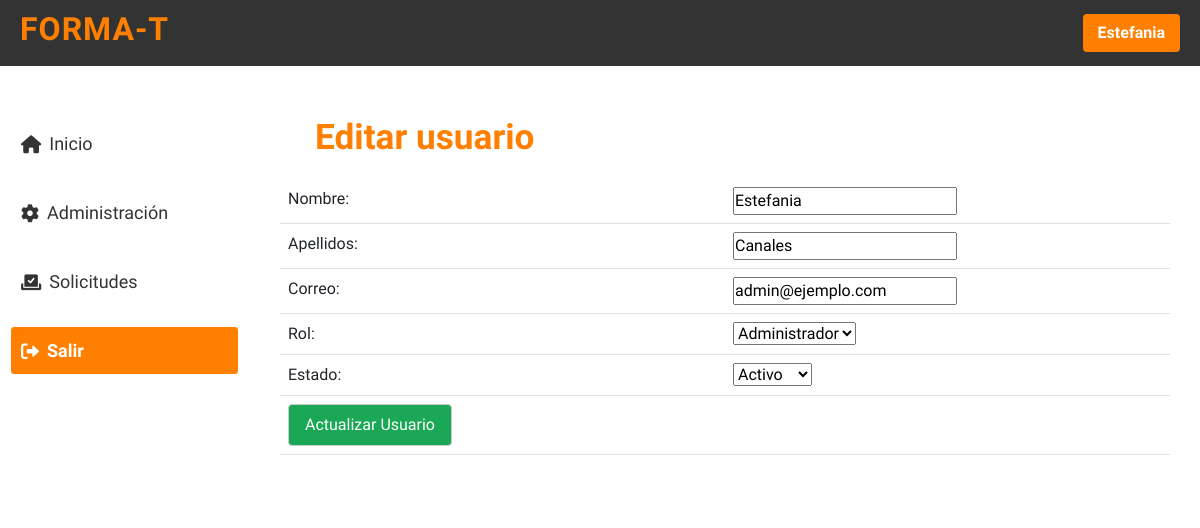
Page /public/pages/edit-user.php?id=1&tab=users (signed in) on the committed database.
### tables this page shows
CREATE TABLE `users` (
  `user_id` INT NOT NULL AUTO_INCREMENT,
  `first_name` VARCHAR(100) NOT NULL,
  `last_name` VARCHAR(100) NOT NULL,
  `email` VARCHAR(100) NOT NULL UNIQUE,
  `password` VARCHAR(255) NOT NULL, 
  `role` ENUM('admin', 'student') NOT NULL,
  `status` TINYINT DEFAULT 1, 
  `phone` VARCHAR(15),
  PRIMARY KEY (`user_id`)
);

### models/Connection.php (called while the page is built, shortened)
<?php
class Connection {
    private function connect() {
        $host = 'localhost';
        $port = 3306;
        $dbname = 'format_db';
        $user = 'root';
        $password = '';
        try {
            $this->conn = new PDO("mysql:host=$host;port=$port;dbname=$dbname;charset=utf8", $user, $password);
        } catch (PDOException $e) {
            die("Error en la conexión: " . $e->getMessage());
        }
    }
}
?>

### models/User.php (called while the page is built, shortened)
<?php
require_once 'Connection.php';
class User extends Connection {
    public function getByUserId ($userId) {
        $sql = "SELECT * FROM users WHERE user_id = :user_id";
        $stmt = $this->conn->prepare($sql);
        $stmt->bindParam(':user_id', $userId);
        $stmt->execute();
        return $stmt->fetch(PDO::FETCH_ASSOC);
    }
}
?>

### public/pages/edit-user.php (the view, shortened to what this page needs)
<?php
require_once '../../models/User.php';
if (isset($_GET['id'])) {
    $userId = $_GET['id'];
    $user = new User();
    $currentUser = $user->getByUserId($userId);
} else {
    $errorMessage = "ID de usuario no proporcionado.";
    exit;
}
?>
<!DOCTYPE html>
<html lang="es">
<head>
    <?php require_once '../includes/styles.php'; ?>
    <link rel="stylesheet" href="../resources/css/menu.css"/>
    <link rel="stylesheet" href="../resources/css/admin.css">
</head>
<body>
    <?php require_once '../includes/header.php'; ?>
    <div class="layout-container">
        <?php require_once '../includes/menu.php'; ?>
        <div class="content">
            <h1>Editar usuario</h1>
            <form action="http://localhost/forma-t/controllers/edit_user_process.php" method="POST">
                <table class="table">
                    <tr>
                        <td><label for="firstName">Nombre:</label></td>
                        <td><input type="text" name="first_name" value="<?php echo htmlspecialchars($currentUser['first_name']); ?>" required></td>
                    </tr>
                    <tr>
                        <td><label for="lastName">Apellidos:</label></td>
                        <td><input type="text" name="last_name" value="<?php echo htmlspecialchars($currentUser['last_name']); ?>" required></td>
                    </tr>
                    <tr>
                        <td><label for="email">Correo:</label></td>
                        <td><input type="email" name="email" value="<?php echo htmlspecialchars($currentUser['email']); ?>" required></td>
                    </tr>
                    <tr>
                        <td><label for="role">Rol:</label></td>
                        <td>
                            <select name="role">
                                <option value="admin" <?php if ($currentUser['role'] == 'admin') echo 'selected'; ?>>Administrador</option>
                            </select>
                        </td>
                    </tr>
                    <tr>
                        <td><label for="status">Estado:</label></td>
                        <td>
                            <select name="status">
                                <option value="1" <?php if ($currentUser['status'] == 1) echo 'selected'; ?>>Activo</option>
                            </select>
                        </td>
                    </tr>
                    <tr class="submit-row">
                        <td colspan="2">
                            <input type="submit" value="Actualizar Usuario" class="update-button">
                        </td>
                    </tr>
                </table>
            </form>
        </div>
    </div>
</body>
</html>

### public/resources/css/global.css (style rules this page uses)
* { font-family: 'Work Sans'; }
.content { margin-left: 250px; padding: 30px; background-color: #ffffff; flex: 1; height: 100%; overflow-y: auto; }
.content h1 { font-size: 2.2rem; margin-bottom: 20px; color: #ff7f00; font-weight: 700; margin: 20px 0 0 35px; }

### public/resources/css/header.css (style rules this page uses)
* { margin: 0; padding: 0; box-sizing: border-box; }

### public/resources/css/menu.css (style rules this page uses)
.layout-container { display: flex; width: 100%; height: 100%; }

### public/resources/css/admin.css (style rules this page uses)
table { width: 100%; border-collapse: collapse; margin-top: 20px; table-layout: fixed; }
th, td { padding: 10px; text-align: left; word-wrap: break-word; }
.submit-row { text-align: center; padding: 10px; }
.update-button { background-color: #1ba856; color: #ffffff; border: 1px solid #ccc; padding: 8px 16px; border-radius: 4px; font-size: 16px; cursor: pointer; display: inline-block; text-align: center; margin: auto; }

### rows in the picture
users: first_name "Estefania", last_name "Canales", email "admin@ejemplo.com", role "Administrador", status "Activo"

### other values in the picture
$userName "Estefania"
